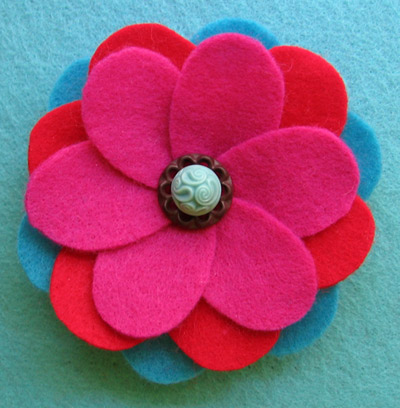
%> input picture Input/flower.jpg, 400 x 408 px
$ octave Problem9.m   (GNU Octave 9; MATLAB toolbox functions it lacks are replaced by stand-ins)
%> lines starting %> are read from the running program, lines starting %| are printed output that depends on the picture
% Reading image
InputImage = imread('flower.jpg');
%> InputImage is the input picture: size 408x400x3 uint8; mean R, G, B 150.2, 87.4, 119.7
% Convert the image to grayscale if it's a color image
if size(InputImage, 3) == 3
    InputImage = rgb2gray(InputImage);
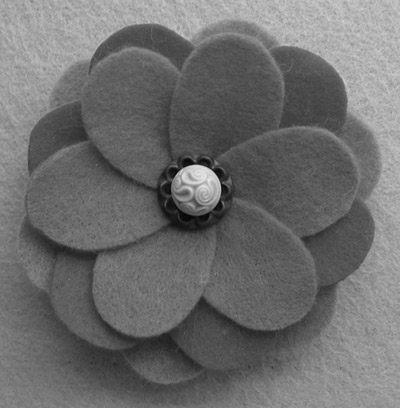
%> InputImage: size 408x400 uint8; min 5, max 233, mean 109.8
end
% Convert to double for calculations
InputImage = double(InputImage);
%> InputImage: size 408x400 double
% Define Filters
Filter1 = [-1 -2 -1; 0 0 0; 1 2 1];
Filter2 = [-1 0 1; -2 0 2; -1 0 1];
% Get image dimensions
[height, width] = size(InputImage);
%> height = 408; width = 400
% Initialize arrays for gradient magnitude and orientation
Output = InputImage;
% Loop through the image to compute gradients
for row = 2 : height - 1
    for column = 2 : width - 1
        % Apply convulational filters
        gx = sum(sum(InputImage(row-1:row+1, column-1:column+1) .* Filter1));
        gy = sum(sum(InputImage(row-1:row+1, column-1:column+1) .* Filter2));
        % Calculate edge
        Output(row, column)  = sqrt(gx.^2 + gy.^2);
    end
end
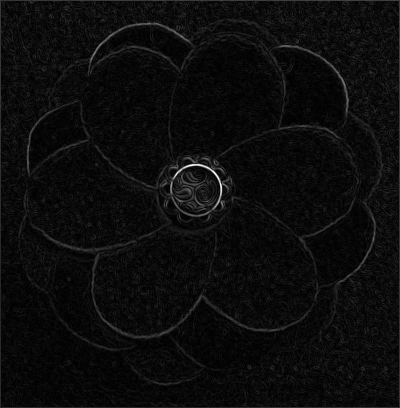
%> Output: size 408x400 double; min 0, max 758.6, mean 37.8; drawn with min black and max white
% Display the original image and edge magnitude
subplot(1, 2, 1), imshow(uint8(InputImage)), title('Original Image');
subplot(1, 2, 2), imshow(Output, []), title('Edge Magnitude');

$ run again, with Input/cat.png saved as Input/flower.jpg
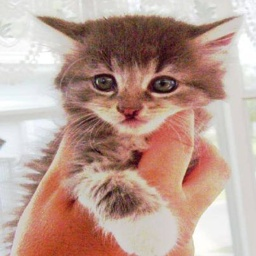
%> input picture Input/cat.png, 256 x 256 px
%> InputImage is the input picture: size 256x256x3 uint8; mean R, G, B 188, 158.8, 147.9
%> `InputImage = rgb2gray(InputImage);`:
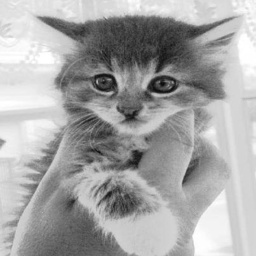
%> InputImage: size 256x256 uint8; min 9, max 255, mean 166.3
%> after the loop `for row = 2 : height - 1`:
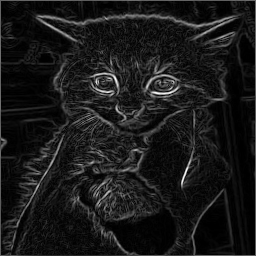
%> Output: size 256x256 double; min 0, max 576.4, mean 57.7; drawn with min black and max white

$ run again, with Input/dog.png saved as Input/flower.jpg
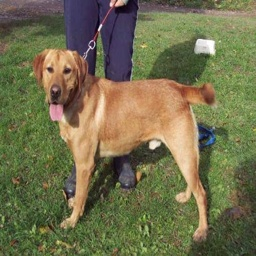
%> input picture Input/dog.png, 256 x 256 px
%> InputImage is the input picture: size 256x256x3 uint8; mean R, G, B 114.5, 111.5, 77.1
%> `InputImage = rgb2gray(InputImage);`:
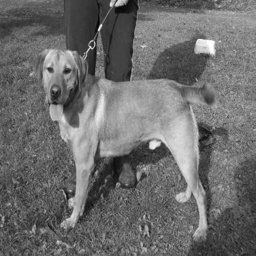
%> InputImage: size 256x256 uint8; min 4, max 255, mean 108.5
%> after the loop `for row = 2 : height - 1`:
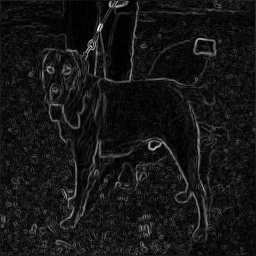
%> Output: size 256x256 double; min 0, max 936.5, mean 81.2; drawn with min black and max white
